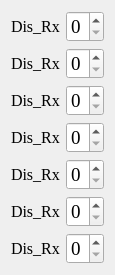
   <widget class="QWidget" name="layoutWidget">
    <property name="geometry">
     <rect>
      <x>84</x>
      <y>41</y>
      <width>106</width>
      <height>254</height>
     </rect>
    </property>
    <layout class="QFormLayout" name="formLayout">
     <item row="0" column="0">
      <widget class="QLabel" name="CH1_Dis_Rx">
       <property name="font">
        <font>
         <family>Times New Roman</family>
         <pointsize>12</pointsize>
         <weight>50</weight>
         <bold>false</bold>
        </font>
       </property>
       <property name="text">
        <string>Dis_Rx</string>
       </property>
      </widget>
     </item>
     <item row="0" column="1">
      <widget class="QSpinBox" name="CH1_Dis_Rx_Box">
       <property name="font">
        <font>
         <family>Times New Roman</family>
         <pointsize>14</pointsize>
        </font>
       </property>
       <property name="maximum">
        <number>1</number>
       </property>
       <property name="value">
        <number>0</number>
       </property>
      </widget>
     </item>
     <item row="1" column="0">
      <widget class="QLabel" name="CH2_Dis_Rx">
       <property name="font">
        <font>
         <family>Times New Roman</family>
         <pointsize>12</pointsize>
         <weight>50</weight>
         <bold>false</bold>
        </font>
       </property>
       <property name="text">
        <string>Dis_Rx</string>
       </property>
      </widget>
     </item>
     <item row="1" column="1">
      <widget class="QSpinBox" name="CH2_Dis_Rx_Box">
       <property name="font">
        <font>
         <family>Times New Roman</family>
         <pointsize>14</pointsize>
        </font>
       </property>
       <property name="maximum">
        <number>1</number>
       </property>
       <property name="value">
        <number>0</number>
       </property>
      </widget>
     </item>
     <item row="2" column="0">
      <widget class="QLabel" name="CH3_Dis_Rx">
       <property name="font">
        <font>
         <family>Times New Roman</family>
         <pointsize>12</pointsize>
         <weight>50</weight>
         <bold>false</bold>
        </font>
       </property>
       <property name="text">
        <string>Dis_Rx</string>
       </property>
      </widget>
     </item>
     <item row="2" column="1">
      <widget class="QSpinBox" name="CH3_Dis_Rx_Box">
       <property name="font">
        <font>
         <family>Times New Roman</family>
         <pointsize>14</pointsize>
        </font>
       </property>
       <property name="maximum">
        <number>1</number>
       </property>
       <property name="value">
        <number>0</number>
       </property>
      </widget>
     </item>
     <item row="3" column="0">
      <widget class="QLabel" name="CH4_Dis_Rx">
       <property name="font">
        <font>
         <family>Times New Roman</family>
         <pointsize>12</pointsize>
         <weight>50</weight>
         <bold>false</bold>
        </font>
       </property>
       <property name="text">
        <string>Dis_Rx</string>
       </property>
      </widget>
     </item>
     <item row="3" column="1">
      <widget class="QSpinBox" name="CH4_Dis_Rx_Box">
       <property name="font">
        <font>
         <family>Times New Roman</family>
         <pointsize>14</pointsize>
        </font>
       </property>
       <property name="maximum">
        <number>1</number>
       </property>
       <property name="value">
        <number>0</number>
       </property>
      </widget>
     </item>
     <item row="4" column="0">
      <widget class="QLabel" name="CH5_Dis_Rx">
       <property name="font">
        <font>
         <family>Times New Roman</family>
         <pointsize>12</pointsize>
         <weight>50</weight>
         <bold>false</bold>
        </font>
       </property>
       <property name="text">
        <string>Dis_Rx</string>
       </property>
      </widget>
     </item>
     <item row="4" column="1">
      <widget class="QSpinBox" name="CH5_Dis_Rx_Box">
       <property name="font">
        <font>
         <family>Times New Roman</family>
         <pointsize>14</pointsize>
        </font>
       </property>
       <property name="maximum">
        <number>1</number>
       </property>
       <property name="value">
        <number>0</number>
       </property>
      </widget>
     </item>
     <item row="5" column="0">
      <widget class="QLabel" name="CH6_Dis_Rx">
       <property name="font">
        <font>
         <family>Times New Roman</family>
         <pointsize>12</pointsize>
         <weight>50</weight>
         <bold>false</bold>
        </font>
       </property>
       <property name="text">
        <string>Dis_Rx</string>
       </property>
      </widget>
     </item>
     <item row="5" column="1">
      <widget class="QSpinBox" name="CH6_Dis_Rx_Box">
       <property name="font">
        <font>
         <family>Times New Roman</family>
         <pointsize>14</pointsize>
        </font>
       </property>
       <property name="maximum">
        <number>1</number>
       </property>
       <property name="value">
        <number>0</number>
       </property>
      </widget>
     </item>
     <item row="6" column="0">
      <widget class="QLabel" name="CH7_Dis_Rx">
       <property name="font">
        <font>
         <family>Times New Roman</family>
         <pointsize>12</pointsize>
         <weight>50</weight>
         <bold>false</bold>
        </font>
       </property>
       <property name="text">
        <string>Dis_Rx</string>
       </property>
      </widget>
     </item>
     <item row="6" column="1">
      <widget class="QSpinBox" name="CH7_Dis_Rx_Box">
       <property name="font">
        <font>
         <family>Times New Roman</family>
         <pointsize>14</pointsize>
        </font>
       </property>
       <property name="maximum">
        <number>1</number>
       </property>
       <property name="value">
        <number>0</number>
       </property>
      </widget>
     </item>
    </layout>
   </widget>
